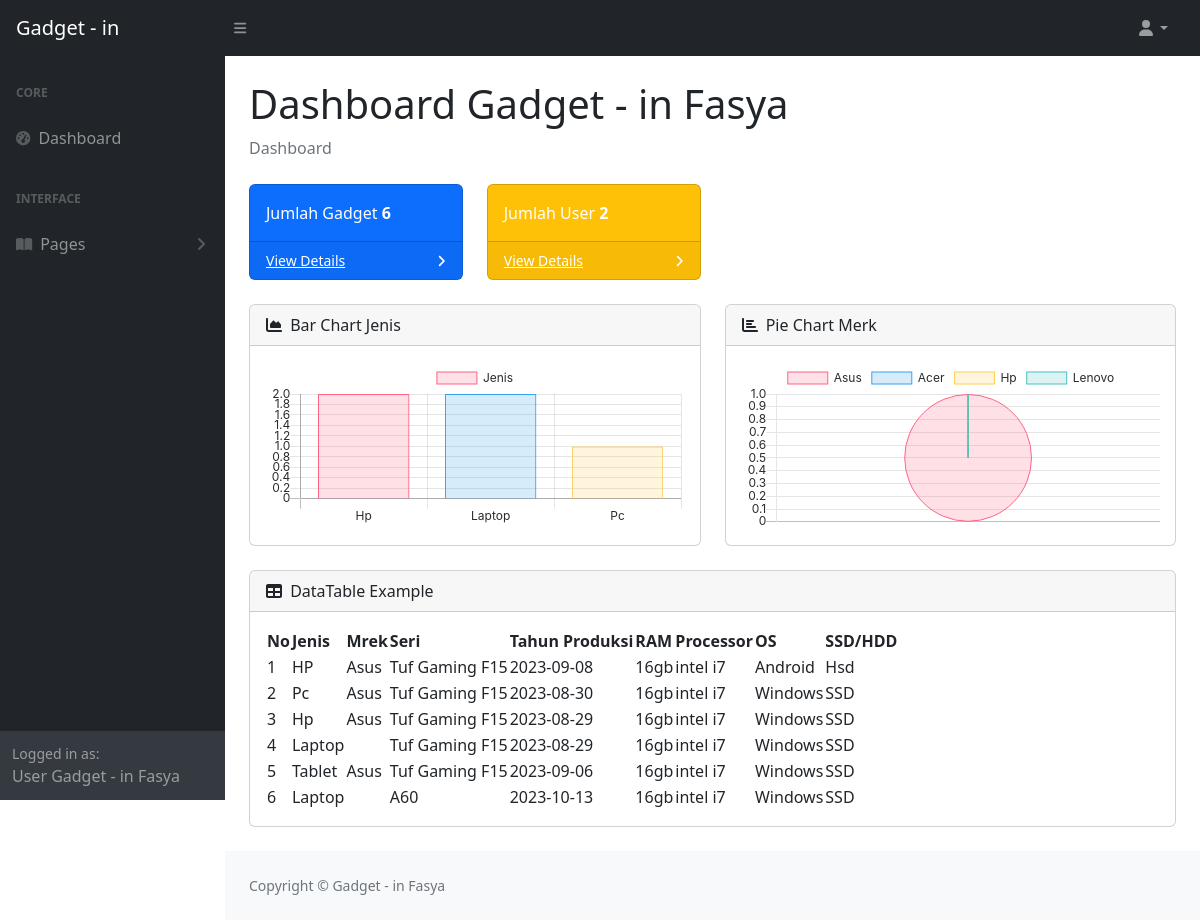
The app's page /user/index.php with its own data.
### tables this page shows
CREATE TABLE `inpo_gadget` (
  `id` int(11) NOT NULL,
  `jenis` varchar(100) NOT NULL,
  `merk` varchar(255) NOT NULL,
  `seri` varchar(100) NOT NULL,
  `tahun_produksi` date NOT NULL,
  `ram` varchar(100) NOT NULL,
  `processor` varchar(100) NOT NULL,
  `os` varchar(50) NOT NULL,
  `ssd_hdd` varchar(10) NOT NULL
);

### user/index.php (the view, shortened to what this page needs)
<!DOCTYPE html>
<html lang="en">
<head>
    <link href="https://cdn.jsdelivr.net/npm/simple-datatables@7.1.2/dist/style.min.css" rel="stylesheet" />
    <link href="../css/styles.css" rel="stylesheet" />
    <link rel="stylesheet" href="coba.css">
</head>
<body class="sb-nav-fixed">
    <nav class="sb-topnav navbar navbar-expand navbar-dark bg-dark">
        <a class="navbar-brand ps-3" href="index.php">Gadget - in</a>
        <button class="btn btn-link btn-sm order-1 order-lg-0 me-4 me-lg-0" id="sidebarToggle" href="#!"><i class="fas fa-bars"></i></button>
        <ul class="navbar-nav ms-auto ms-md-0 me-3 me-lg-4">
            <li class="nav-item dropdown">
                <a class="nav-link dropdown-toggle" id="navbarDropdown" href="#" role="button" data-bs-toggle="dropdown" aria-expanded="false"><i class="fas fa-user fa-fw"></i></a>
            </li>
        </ul>
    </nav>
    <div id="layoutSidenav">
        <div id="layoutSidenav_nav">
            <nav class="sb-sidenav accordion sb-sidenav-dark" id="sidenavAccordion">
                <div class="sb-sidenav-menu">
                    <div class="nav">
                    <div class="sb-sidenav-menu-heading">Core</div>
                        <a class="nav-link" href="index.php">
                            <div class="sb-nav-link-icon"><i class="fas fa-tachometer-alt"></i></div>
                            Dashboard
                        </a>
                        <div class="sb-sidenav-menu-heading">Interface</div>
                        <a class="nav-link collapsed" href="#" data-bs-toggle="collapse" data-bs-target="#collapsePages" aria-expanded="false" aria-controls="collapsePages">
                            <div class="sb-nav-link-icon"><i class="fas fa-book-open"></i></div>
                            Pages
                            <div class="sb-sidenav-collapse-arrow"><i class="fas fa-angle-down"></i></div>
                        </a>
                    </div>
                </div>
                <div class="sb-sidenav-footer">
                    <div class="small">Logged in as:</div>
                    User Gadget - in Fasya
                </div>
            </nav>
        </div>
        <div id="layoutSidenav_content">
            <main>
                <div class="container-fluid px-4">
                    <h1 class="mt-4">Dashboard Gadget - in Fasya</h1>
                    <ol class="breadcrumb mb-4">
                        <li class="breadcrumb-item active">Dashboard</li>
                    </ol>
                    <div class="row">
                        <?php
                        include "koneksi.php";
                        $data = mysqli_query($koneksi, "SELECT * FROM inpo_gadget");
                        $jumlah_gadget = mysqli_num_rows($data);
                        ?>
                        <div class="col-xl-3 col-md-6">
                            <div class="card bg-primary text-white mb-4">
                                <div class="card-body">Jumlah Gadget <b><?php echo $jumlah_gadget;?></b></div>
                                <div class="card-footer d-flex align-items-center justify-content-between">
                                    <a class="small text-white stretched-link" href="tabel_gadget.php">View Details</a>
                                    <div class="small text-white"><i class="fas fa-angle-right"></i></div>
                                </div>
                            </div>
                        </div>
                        <?php
                        include "koneksi.php";
                        $data = mysqli_query($koneksi, "SELECT * FROM data_user");
                        $jumlah_user = mysqli_num_rows($data);
                        ?>
                        <div class="col-xl-3 col-md-6">
                            <div class="card bg-warning text-white mb-4">
                                <div class="card-body">Jumlah User
                                    <b><?php echo $jumlah_user;?></b>
                                </div>
                                <div class="card-footer d-flex align-items-center justify-content-between">
                                    <a class="small text-white stretched-link" href="tabel_user.php">View Details</a>
                                    <div class="small text-white"><i class="fas fa-angle-right"></i></div>
                                </div>
                            </div>
                        </div>
                    </div>
                    <div class="row">
                        <div class="col-xl-6">
                            <div class="card mb-4">
                                <div class="card-header">
                                    <i class="fas fa-chart-area me-1"></i>
                                    Bar Chart Jenis
                                </div>
                                <div class="card-body"><canvas id="myAreaChart" width="100%" height="40"></canvas></div>
                            </div>
                        </div>
                        <div class="col-xl-6">
                            <div class="card mb-4">
                                <div class="card-header">
                                    <i class="fas fa-chart-bar me-1"></i>
                                    Pie Chart Merk
                                </div>
                                <div class="card-body"><canvas id="myBarChart" width="100%" height="40"></canvas></div>
                            </div>
                        </div>
                    </div>
                    <div class="card mb-4">
                        <div class="card-header">
                            <i class="fas fa-table me-1"></i>
                            DataTable Example
                        </div>
                        <div class="card-body">
                            <table id="datatablesSimple">
                                <thead>
                                    <tr>
                                        <th>No</th>
                                        <th>Jenis</th>
                                        <th>Mrek</th>
                                        <th>Seri</th>
                                        <th>Tahun Produksi</th>
                                        <th>RAM</th>
                                        <th>Processor</th>
                                        <th>OS</th>
                                        <th>SSD/HDD</th>
                                    </tr>
                                </thead>
                                <?php
                                include 'koneksi.php';
                                $no = 1;
                                $data = mysqli_query($koneksi, "select * from inpo_gadget");
                                while ($d = mysqli_fetch_array($data)) {
                                ?>
                                    <tr>
                                        <td><?php echo $no++; ?></td>
                                        <td><?php echo $d['jenis']; ?></td>
                                        <td><?php echo $d['merk']; ?></td>
                                        <td><?php echo $d['seri']; ?></td>
                                        <td><?php echo $d['tahun_produksi']; ?></td>
                                        <td><?php echo $d['ram']; ?></td>
                                        <td><?php echo $d['processor']; ?></td>
                                        <td><?php echo $d['os']; ?></td>
                                        <td><?php echo $d['ssd_hdd']; ?></td>
                                    </tr>
                                <?php
                                }
                                ?>
                            </table>
                        </div>
                    </div>
                </div>
            </main>
            <footer class="py-4 bg-light mt-auto">
                <div class="container-fluid px-4">
                    <div class="d-flex align-items-center justify-content-between small">
                        <div class="text-muted">Copyright &copy; Gadget - in Fasya</div>
                    </div>
                </div>
            </footer>
        </div>
    </div>
    <script>
        var ctx = document.getElementById("myBarChart").getContext('2d');
        var myChart = new Chart(ctx, {
            type: 'pie',
            data: {
                labels: ["Asus", "Acer", "Hp", "Lenovo"],
                datasets: [{
                    label: 'Merk',
                    data: [
                        <?php
                        $data = $koneksi->query("SELECT merk FROM inpo_gadget WHERE merk='Asus'");
                        $resF = $data->num_rows;
                        echo $resF;
                        ?>,
                        <?php
                        $data = $koneksi->query("SELECT merk FROM inpo_gadget WHERE merk='Acer'");
                        $resF = $data->num_rows;
                        echo $resF;
                        ?>,
                        <?php
                        $data = $koneksi->query("SELECT merk FROM inpo_gadget WHERE merk='Hp'");
                        $resF = $data->num_rows;
                        echo $resF;
                        ?>,
                        <?php
                        $data = $koneksi->query("SELECT merk FROM inpo_gadget WHERE merk='Lenovo'");
                        $resF = $data->num_rows;
                        echo $resF;
                        ?>
                    ],
                    backgroundColor: [
                        'rgba(255, 99, 132, 0.2)',
                        'rgba(54, 162, 235, 0.2)',
                        'rgba(255, 206, 86, 0.2)',
                        'rgba(75, 192, 192, 0.2)'
                    ],
                    borderColor: [
                        'rgba(255,99,132,1)',
                        'rgba(54, 162, 235, 1)',
                        'rgba(255, 206, 86, 1)',
                        'rgba(75, 192, 192, 1)'
                    ],
                    borderWidth: 1
                }]
            },
            options: {
                scales: {
                    yAxes: [{
                        ticks: {
                            beginAtZero: true
                        }
                    }]
                }
            }
        });
    </script>
    <script>
        var ctx = document.getElementById("myAreaChart").getContext('2d');
        var myChart = new Chart(ctx, {
            type: 'bar',
            data: {
                labels: ["Hp", "Laptop", "Pc"],
                datasets: [{
                    label: 'Jenis',
                    data: [
                        <?php
                        $data = $koneksi->query("SELECT jenis FROM inpo_gadget WHERE jenis='HP'");
                        $resF = $data->num_rows;
                        echo $resF;
                        ?>,
                        <?php
                        $data = $koneksi->query("SELECT jenis FROM inpo_gadget WHERE jenis='Laptop'");
                        $resF = $data->num_rows;
                        echo $resF;
                        ?>,
                        <?php
                        $data = $koneksi->query("SELECT jenis FROM inpo_gadget WHERE jenis='Pc'");
                        $resF = $data->num_rows;
                        echo $resF;
                        ?>
                    ],
                    backgroundColor: [
                        'rgba(255, 99, 132, 0.2)',
                        'rgba(54, 162, 235, 0.2)',
                        'rgba(255, 206, 86, 0.2)',
                        'rgba(75, 192, 192, 0.2)'
                    ],
                    borderColor: [
                        'rgba(255,99,132,1)',
                        'rgba(54, 162, 235, 1)',
                        'rgba(255, 206, 86, 1)',
                        'rgba(75, 192, 192, 1)'
                    ],
                    borderWidth: 1
                }]
            },
            options: {
                scales: {
                    yAxes: [{
                        ticks: {
                            beginAtZero: true
                        }
                    }]
                }
            }
        });
    </script>
</body>
</html>

### records on screen
inpo_gadget: jenis "HP", merk "Asus", seri "Tuf Gaming F15", tahun_produksi "2023-09-08", ram "16gb", processor "intel i7", os "Android", ssd_hdd "Hsd"
inpo_gadget: jenis "Pc", merk "Asus", seri "Tuf Gaming F15", tahun_produksi "2023-08-30", ram "16gb", processor "intel i7", os "Windows", ssd_hdd "SSD"
inpo_gadget: jenis "Hp", merk "Asus", seri "Tuf Gaming F15", tahun_produksi "2023-08-29", ram "16gb", processor "intel i7", os "Windows", ssd_hdd "SSD"
inpo_gadget: jenis "Laptop", seri "Tuf Gaming F15", tahun_produksi "2023-08-29", ram "16gb", processor "intel i7", os "Windows", ssd_hdd "SSD"
inpo_gadget: jenis "Tablet", merk "Asus", seri "Tuf Gaming F15", tahun_produksi "2023-09-06", ram "16gb", processor "intel i7", os "Windows", ssd_hdd "SSD"
inpo_gadget: jenis "Laptop", seri "A60", tahun_produksi "2023-10-13", ram "16gb", processor "intel i7", os "Windows", ssd_hdd "SSD"

### other values on screen
$jumlah_gadget "6"
$jumlah_user "2"
chart data {{ $resF }} 0
